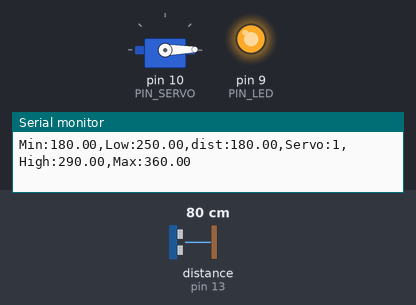
The sketch below on a simulated Arduino Uno, built with avr-gcc and run on an emulated ATmega328P. On the bench: servo, output pins drawn as LEDs (lit = HIGH), the last lines printed to the serial monitor. Wiring (inferred from the names in the program): ultrasonic range finder: trigger pin 12; echo pin 13. The inputs (shaded band) are chosen by the test bench; at power-on: distance to the obstacle (sensor on pin 13) 80 cm. The echo pulse lasts 58.3 µs per cm; pins used as bus, display or sensor lines are not drawn.

Above: at 1.2 s.
1.3 s: distance to the obstacle (sensor on pin 13) set to 40 cm
2.8 s: distance to the obstacle (sensor on pin 13) set to 34 cm
At 3.1 s:
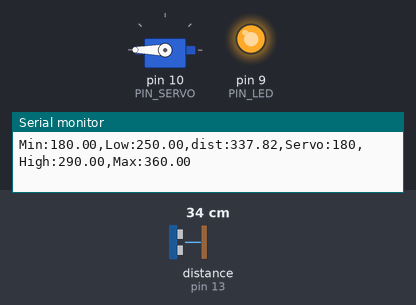
4.3 s: distance to the obstacle (sensor on pin 13) set to 26 cm
At 4.6 s:
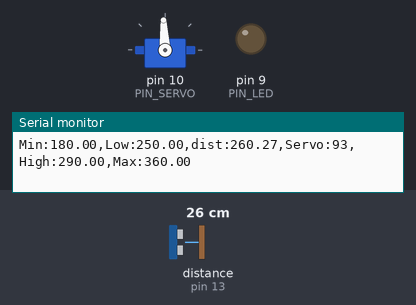
5.8 s: distance to the obstacle (sensor on pin 13) set to 35 cm
At 6.1 s:
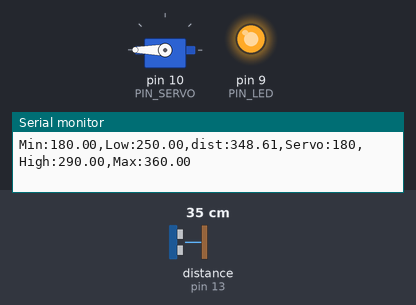
Timing chart, 0 to 8.3 s (numbered marks = the images above; inputs shaded):
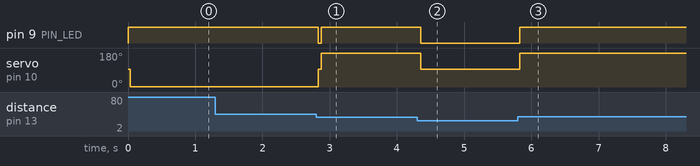

The sketch:

11_example_1.ino
```cpp
#include <Servo.h>

// Arduino pin assignment
#define PIN_LED   9   // LED active-low
#define PIN_TRIG  12  // sonar sensor TRIGGER
#define PIN_ECHO  13  // sonar sensor ECHO
#define PIN_SERVO 10  // servo motor

// configurable parameters for sonar
#define SND_VEL 346.0      // sound velocity at 24 celsius degree (unit: m/sec)
#define INTERVAL 25        // sampling interval (unit: msec)
#define PULSE_DURATION 10  // ultra-sound pulse duration (unit: usec)
#define _DIST_MIN 180.0    // minimum distance to be measured (unit: mm)
#define _DIST_MAX 360.0    // maximum distance to be measured (unit: mm)

#define TIMEOUT ((INTERVAL / 2) * 1000.0)
#define SCALE (0.001 * 0.5 * SND_VEL)

// EMA
#define _EMA_ALPHA 0.3

// Target Distance
#define _TARGET_LOW  250.0
#define _TARGET_HIGH 290.0

// duty duration for myservo.writeMicroseconds()
// NEEDS TUNING (servo by servo)
#define _DUTY_MIN 550  // servo 0 degree
#define _DUTY_NEU 1500  // servo 90 degree
#define _DUTY_MAX 2450  // servo 180 degree

// global variables
float dist_ema;
float dist_prev = _DIST_MAX;

unsigned long last_sampling_time = 0;

Servo myservo;

void setup() {
  // initialize GPIO pins
  pinMode(PIN_LED, OUTPUT);
  pinMode(PIN_TRIG, OUTPUT);
  pinMode(PIN_ECHO, INPUT);

  digitalWrite(PIN_LED, HIGH);   // active-low LED OFF
  digitalWrite(PIN_TRIG, LOW);

  // initialize servo
  myservo.attach(PIN_SERVO);
  myservo.writeMicroseconds(_DUTY_NEU);

  digitalWrite(PIN_LED, HIGH);

  // initialize USS / EMA variables
  dist_prev = _DIST_MIN;
  dist_ema = _DIST_MIN;

  // initialize sampling time
  last_sampling_time = millis();

  // initialize serial port
  Serial.begin(57600);
}

void loop() {
  float dist_raw;
  float dist_filtered;

  // wait until next sampling time
  if (millis() - last_sampling_time < INTERVAL)
    return;

  // get a distance reading from the USS
  dist_raw = USS_measure(PIN_TRIG, PIN_ECHO);

  // range filter
  if ((dist_raw == 0.0) || (dist_raw > _DIST_MAX)) {
    dist_filtered = dist_prev;
  }
  else if (dist_raw < _DIST_MIN) {
    dist_filtered = dist_prev;
  }
  else {
    dist_filtered = dist_raw;
    dist_prev = dist_raw;
  }

  // EMA filter
  dist_ema =
      _EMA_ALPHA * dist_filtered
      + (1.0 - _EMA_ALPHA) * dist_ema;

  // adjust servo position according to distance
  if (dist_ema < _TARGET_LOW) {
    // too close
    myservo.writeMicroseconds(_DUTY_MIN);
    digitalWrite(PIN_LED, HIGH);
  }
  else if (dist_ema > _TARGET_HIGH) {
    // too far
    myservo.writeMicroseconds(_DUTY_MAX);
    digitalWrite(PIN_LED, HIGH);
  }
  else {
    // target range
    myservo.writeMicroseconds(_DUTY_NEU);
    digitalWrite(PIN_LED, LOW);
  }

  // output values to Serial Plotter / Serial Monitor
  Serial.print("Min:");
  Serial.print(_DIST_MIN);

  Serial.print(",Low:");
  Serial.print(_TARGET_LOW);

  Serial.print(",dist:");
  Serial.print(dist_ema);

  Serial.print(",Servo:");
  Serial.print(myservo.read());

  Serial.print(",High:");
  Serial.print(_TARGET_HIGH);

  Serial.print(",Max:");
  Serial.print(_DIST_MAX);

  Serial.println();

  // update last sampling time
  last_sampling_time += INTERVAL;
}


// get a distance reading from USS
// return value: millimeter
float USS_measure(int TRIG, int ECHO) {
  digitalWrite(TRIG, HIGH);
  delayMicroseconds(PULSE_DURATION);
  digitalWrite(TRIG, LOW);

  return pulseIn(ECHO, HIGH, TIMEOUT) * SCALE;
}
```

Measured:
- the behaviour switches between 37 and 36 cm on distance to the obstacle (sensor on pin 13) (found by bisection; images 0 and 1)
- the behaviour switches between 30 and 29 cm on distance to the obstacle (sensor on pin 13) (found by bisection; images 1 and 2)
- after the input at 2.8 s, pin 9 (PIN_LED): HIGH → LOW at once, → HIGH 0.05 s later; servo on pin 10 (PIN_SERVO): 1° → 180° at once
- after the input at 4.3 s, pin 9 (PIN_LED): HIGH → LOW after 0.05 s; servo on pin 10 (PIN_SERVO): 180° → 93° after 0.05 s
- after the input at 5.8 s, pin 9 (PIN_LED): LOW → HIGH at once; servo on pin 10 (PIN_SERVO): 93° → 180° at once
